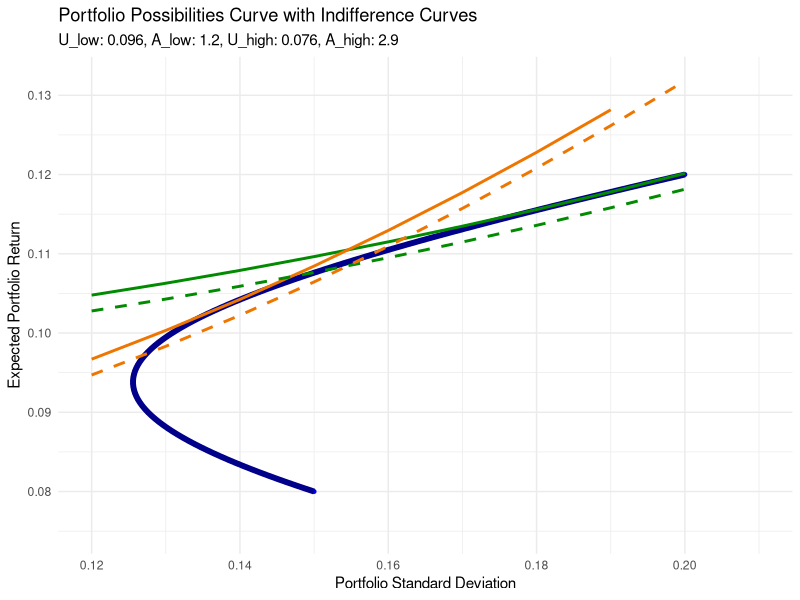

This figure's R source:
## ---- chunk 1

# Load necessary libraries
library(ggplot2)

# Initialize parameters
initialize_params <- function() {
    list(
        E_r1 = 0.12,  # Expected return of asset 1
        E_r2 = 0.08,  # Expected return of asset 2
        σ1 = 0.20,    # Standard deviation of asset 1
        σ2 = 0.15,    # Standard deviation of asset 2
        ρ = 0.1       # Correlation between assets
    )
}

# Calculate portfolio returns and standard deviations
calculate_portfolio_metrics <- function(weights, params) {
    portfolio_returns <- weights * params$E_r1 + (1 - weights) * params$E_r2
    portfolio_std_devs <- sqrt(weights^2 * params$σ1^2 + (1 - weights)^2 * params$σ2^2 + 
                                   2 * weights * (1 - weights) * params$σ1 * params$σ2 * params$ρ)
    list(returns = portfolio_returns, std_devs = portfolio_std_devs)
}

# Find the weights that maximize utility for given risk aversion coefficient
find_tangency_weights <- function(params, A) {
    utility_function <- function(w) {
        E_r_p <- w * params$E_r1 + (1 - w) * params$E_r2
        σ_p <- sqrt(w^2 * params$σ1^2 + (1 - w)^2 * params$σ2^2 + 
                        2 * w * (1 - w) * params$σ1 * params$σ2 * params$ρ)
        U <- E_r_p - 0.5 * A * σ_p^2
        return(-U)  # Minimize negative utility to maximize utility
    }
    optimal <- optimize(utility_function, c(0, 1))
    return(optimal$minimum)
}

# Create indifference curve data
create_indifference_curve <- function(U, A, max_std_dev) {
    σ <- seq(0, max_std_dev, by = 0.01)
    E_r <- U + 0.5 * A * σ^2
    data.frame(σ = σ, E_r = E_r)
}

# Main plotting function
plot_portfolio <- function(portfolio_metrics, tangency_points, subtitle_text) {
    p <- ggplot() +
        geom_point(aes(x = portfolio_metrics$std_devs, y = portfolio_metrics$returns), color = 'blue', size = 1) +
        geom_path(aes(x = portfolio_metrics$std_devs, y = portfolio_metrics$returns), color = 'blue4', size = 2) +
        labs(title = "Portfolio Possibilities Curve with Indifference Curves",
             subtitle = subtitle_text,
             x = "Portfolio Standard Deviation",
             y = "Expected Portfolio Return") +
        xlim(0.12, max(portfolio_metrics$std_devs) * 1.05) +
        ylim(0.075, max(portfolio_metrics$returns) * 1.1) +
        theme_minimal()
    
    for (param in tangency_points) {
        indifference_curve <- create_indifference_curve(param$U, param$A, max(portfolio_metrics$std_devs))
        p <- p + geom_line(data = indifference_curve, aes(x = σ, y = E_r), color = param$color, linetype = param$linetype, size = 1, show.legend = FALSE)
    }
    
    print(p)
}

# Run the code
params <- initialize_params()
weights <- seq(0, 1, by = 0.01)
portfolio_metrics <- calculate_portfolio_metrics(weights, params)

# Find tangency points
A_low <- 1.2
A_high <- 2.9
optimal_weight_low <- find_tangency_weights(params, A_low)
optimal_weight_high <- find_tangency_weights(params, A_high)

# Calculate the utility values at the tangency points
tangency_return_low <- optimal_weight_low * params$E_r1 + (1 - optimal_weight_low) * params$E_r2
tangency_std_dev_low <- sqrt(optimal_weight_low^2 * params$σ1^2 + (1 - optimal_weight_low)^2 * params$σ2^2 + 2 * optimal_weight_low * (1 - optimal_weight_low) * params$σ1 * params$σ2 * params$ρ)
U_low <- tangency_return_low - 0.5 * A_low * tangency_std_dev_low^2

tangency_return_high <- optimal_weight_high * params$E_r1 + (1 - optimal_weight_high) * params$E_r2
tangency_std_dev_high <- sqrt(optimal_weight_high^2 * params$σ1^2 + (1 - optimal_weight_high)^2 * params$σ2^2 + 2 * optimal_weight_high * (1 - optimal_weight_high) * params$σ1 * params$σ2 * params$ρ)
U_high <- tangency_return_high - 0.5 * A_high * tangency_std_dev_high^2

# Define indifference curve parameters for plotting
tangency_points <- list(
    list(U = U_low, A = A_low, color = "green4", linetype = "solid"),
    list(U = U_high, A = A_high, color = "darkorange2", linetype = "solid"),
    list(U = U_low - 0.002, A = A_low, color = "green4", linetype = "dashed"),
    list(U = U_high - 0.002, A = A_high, color = "darkorange2", linetype = "dashed")
)

# Create subtitle text
subtitle_text <- sprintf("U_low: %.3f, A_low: %.1f, U_high: %.3f, A_high: %.1f", U_low, A_low, U_high, A_high)

plot_portfolio(portfolio_metrics, tangency_points, subtitle_text)

print(optimal_weight_low)
print(tangency_return_low)
print(tangency_std_dev_low)
print(optimal_weight_high)
print(tangency_return_high)
print(tangency_std_dev_high)

